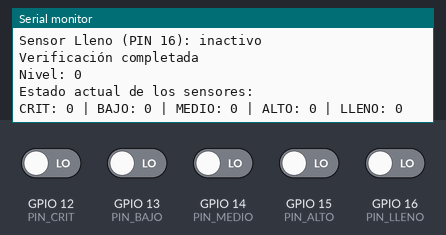
Recording of a sketch running on a simulated ESP32. On the bench: the last lines printed to the serial monitor. Inputs (shaded band) come from the test bench; at power-on: GPIO 12 (PIN_CRIT), GPIO 13 (PIN_BAJO), GPIO 14 (PIN_MEDIO), GPIO 15 (PIN_ALTO), GPIO 16 (PIN_LLENO) LOW. Nothing arrives over Bluetooth unless stated.

Above: at 1.3 s.
1.4 s: GPIO 12 (PIN_CRIT) driven HIGH
At 2.7 s:
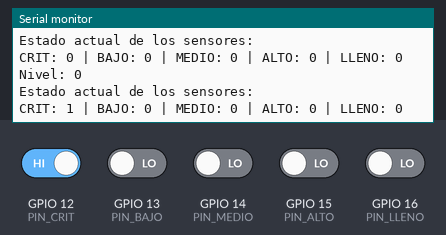
2.9 s: GPIO 13 (PIN_BAJO) driven HIGH
At 3.5 s:
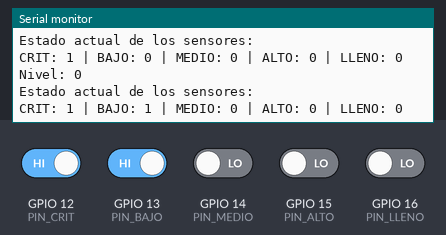
4.4 s: GPIO 14 (PIN_MEDIO) driven HIGH
At 5.7 s:
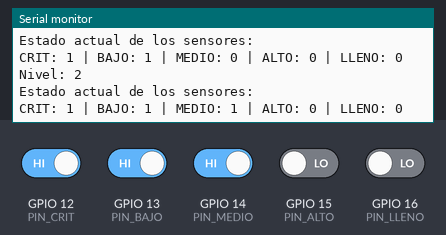
5.9 s: GPIO 15 (PIN_ALTO) driven HIGH
At 6.9 s:
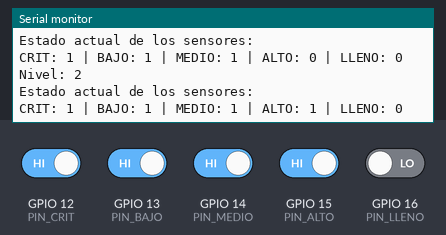
7.4 s: GPIO 16 (PIN_LLENO) driven HIGH
At 8.5 s:
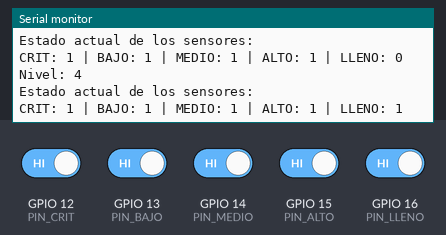
8.9 s: GPIO 12 (PIN_CRIT) driven LOW
At 9.9 s:
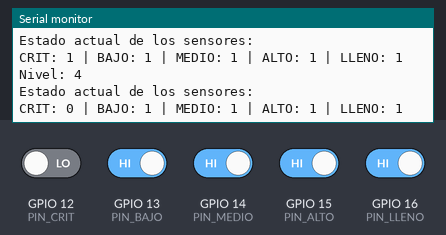
Timing chart, 0 to 11.4 s (numbered marks = the images above; inputs shaded):
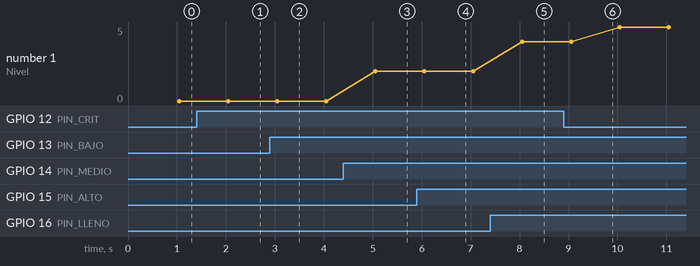

Measured:
- after the input at 1.4 s, the serial monitor: prints a new line after 0.65 s (image 1)
- after the input at 2.9 s, the serial monitor: prints a new line after 0.15 s (image 2)
- after the input at 4.4 s, the serial monitor: prints a new line after 0.65 s (image 3)
- after the input at 5.9 s, the serial monitor: prints a new line after 0.15 s (image 4)
- after the input at 7.4 s, the serial monitor: prints a new line after 0.65 s (image 5)
- after the input at 8.9 s, the serial monitor: prints a new line after 0.15 s (image 6)

The sketch:

electronivel_5nivelesCLAUDE.ino
```cpp
#include <BluetoothSerial.h>

// Verificar si Bluetooth está disponible
#if !defined(CONFIG_BT_ENABLED) || !defined(CONFIG_BLUEDROID_ENABLED)
#error Bluetooth no está habilitado! Por favor habilítalo en la configuración del Arduino IDE.
#endif

BluetoothSerial SerialBT;

// Nuevo pin para sensor de agua
const int PIN_CRIT  = 12;  // Nivel 1 (crítico)
const int PIN_BAJO  = 13;  // Nivel 2 (bajo)
const int PIN_MEDIO = 14;  // Nivel 3 (medio)
const int PIN_ALTO  = 15;  // Nivel 4 (alto)
const int PIN_LLENO = 16;  // Nivel 5 (lleno)
const int PIN_POWER = 17;  // Pin para alimentar los sensores (evita electrólisis)

// Variables para control de tiempo
unsigned long previousMillis = 0;
const long interval = 1000;  // Intervalo de lectura (1 segundo)

// Variables para detección de nivel con filtro
int nivelActual = 0;
int lecturasPrevias[5] = {0, 0, 0, 0, 0};
int indiceLectura = 0;

void setup() {
  // Inicializa puertos serie
  Serial.begin(115200);
  SerialBT.begin("ElectroNivel_V2"); // Nombre actualizado

  // Configura los pines de entrada con resistencias pull-down
  pinMode(PIN_CRIT, INPUT_PULLDOWN);
  pinMode(PIN_BAJO, INPUT_PULLDOWN);
  pinMode(PIN_MEDIO, INPUT_PULLDOWN);
  pinMode(PIN_ALTO, INPUT_PULLDOWN);
  pinMode(PIN_LLENO, INPUT_PULLDOWN);

  // Configura el pin de alimentación como salida
  pinMode(PIN_POWER, OUTPUT);
  digitalWrite(PIN_POWER, LOW);  // Inicialmente apagado

  Serial.println("ESP32 ElectroNivel V2 inicializado");

  // Prueba inicial de LEDs y sensores
  verificarSensores();
}

void loop() {
  unsigned long currentMillis = millis();

  if (currentMillis - previousMillis >= interval) {
    previousMillis = currentMillis;

    // Activa la energía para los sensores solo durante la lectura
    digitalWrite(PIN_POWER, HIGH);
    delay(50);  // Pequeña pausa para estabilización

    // Lee el nivel actual
    int nivelLeido = leerNivel();

    // Aplica filtro para evitar lecturas erróneas (almacena en buffer circular)
    lecturasPrevias[indiceLectura] = nivelLeido;
    indiceLectura = (indiceLectura + 1) % 5;

    // Determina el nivel más común en las últimas 5 lecturas
    nivelActual = nivelMasComun();

    // Apaga la energía para evitar electrólisis
    digitalWrite(PIN_POWER, LOW);

    // Envía por Bluetooth y por USB
    SerialBT.println(nivelActual);
    Serial.println("Nivel: " + String(nivelActual));

    // Imprime información de diagnóstico
    imprimirEstadoSensores();
  }
}

int leerNivel() {
  // Lee el nivel: devuelve 5 si lleno, 4 alto, ..., 1 crítico, 0 sin agua
  int nivel = 0;

  if (digitalRead(PIN_LLENO) == HIGH)  nivel = 5;
  else if (digitalRead(PIN_ALTO)  == HIGH)  nivel = 4;
  else if (digitalRead(PIN_MEDIO) == HIGH)  nivel = 3;
  else if (digitalRead(PIN_BAJO)  == HIGH)  nivel = 2;
  else if (digitalRead(PIN_CRIT)  == HIGH)  nivel = 1;

  return nivel;
}

int nivelMasComun() {
  int conteo[6] = {0, 0, 0, 0, 0, 0};  // Contadores para niveles 0-5

  // Contar ocurrencias de cada nivel
  for (int i = 0; i < 5; i++) {
    conteo[lecturasPrevias[i]]++;
  }

  // Encontrar el nivel más común
  int nivelMasComun = 0;
  int maxConteo = 0;

  for (int i = 0; i < 6; i++) {
    if (conteo[i] > maxConteo) {
      maxConteo = conteo[i];
      nivelMasComun = i;
    }
  }

  return nivelMasComun;
}

void verificarSensores() {
  Serial.println("Verificando sensores...");

  digitalWrite(PIN_POWER, HIGH);
  delay(100);

  Serial.print("Sensor Crítico (PIN " + String(PIN_CRIT) + "): ");
  Serial.println(digitalRead(PIN_CRIT) == HIGH ? "ACTIVO" : "inactivo");

  Serial.print("Sensor Bajo (PIN " + String(PIN_BAJO) + "): ");
  Serial.println(digitalRead(PIN_BAJO) == HIGH ? "ACTIVO" : "inactivo");

  Serial.print("Sensor Medio (PIN " + String(PIN_MEDIO) + "): ");
  Serial.println(digitalRead(PIN_MEDIO) == HIGH ? "ACTIVO" : "inactivo");

  Serial.print("Sensor Alto (PIN " + String(PIN_ALTO) + "): ");
  Serial.println(digitalRead(PIN_ALTO) == HIGH ? "ACTIVO" : "inactivo");

  Serial.print("Sensor Lleno (PIN " + String(PIN_LLENO) + "): ");
  Serial.println(digitalRead(PIN_LLENO) == HIGH ? "ACTIVO" : "inactivo");

  digitalWrite(PIN_POWER, LOW);
  Serial.println("Verificación completada");
}

void imprimirEstadoSensores() {
  Serial.println("Estado actual de los sensores:");
  Serial.print("CRIT: ");
  Serial.print(digitalRead(PIN_CRIT));
  Serial.print(" | BAJO: ");
  Serial.print(digitalRead(PIN_BAJO));
  Serial.print(" | MEDIO: ");
  Serial.print(digitalRead(PIN_MEDIO));
  Serial.print(" | ALTO: ");
  Serial.print(digitalRead(PIN_ALTO));
  Serial.print(" | LLENO: ");
  Serial.println(digitalRead(PIN_LLENO));
}
```
